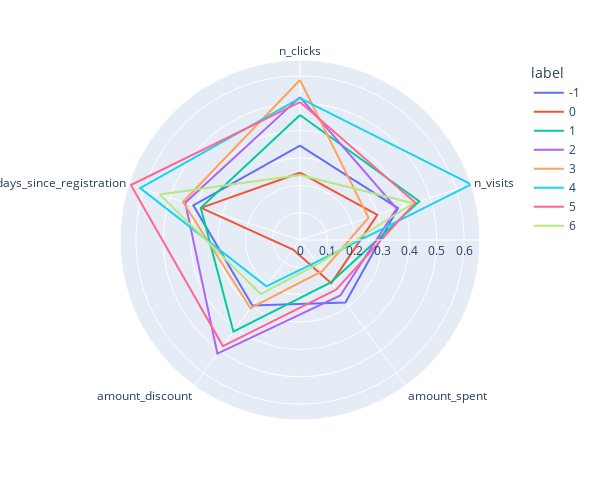
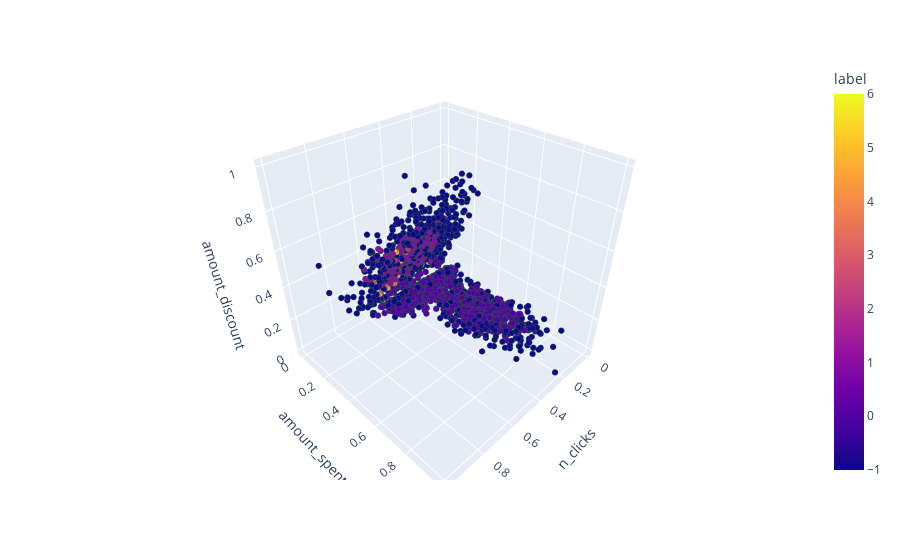

Here is the notebook cell these charts were saved with, in order:
### Markdown cell above
- Density of Point P = number of points within the hypersphere centered at P with radius Epsilon

### Code cell
from sklearn.cluster import DBSCAN
dbscan = DBSCAN(
    eps=0.10,
    min_samples=6,
    metric='euclidean',
    metric_params=None,
    algorithm='auto',
    leaf_size=30,
    p=None,
    n_jobs=None,)

df = pd.read_csv('E-commerce.csv')
df = df.drop(["ID","profile_information"],axis=1)


X = df.copy()
from sklearn.preprocessing import MinMaxScaler

scaler = MinMaxScaler()
scaler.fit(X)
X=scaler.transform(X)



 
dbscan.fit(X)

labels = dbscan.labels_
np.unique(labels)


clusters = pd.DataFrame(X, columns=df.columns)
clusters['label'] = dbscan.labels_



polar = clusters.groupby("label").mean().reset_index()
polar = pd.melt(polar, id_vars=["label"])
import plotly.express as px

fig = px.line_polar(polar,
                    r="value", 
                    theta="variable",
                    color="label", 
                    line_close=True,
                    height=500,
                    width= 600
                       )
fig.show()

import plotly.express as px

fig = px.scatter_3d(clusters,
                    x='n_clicks',
                    y='amount_spent', 
                    z='amount_discount',
                    color='label')
fig.update_traces(marker=dict(size=2,
                              line=dict(width=2,
                                        color='DarkSlateGrey')),
                  selector=dict(mode='markers'))
fig.show()

### Figure 1 — Plotly figure (JSON) as saved in the notebook; plotly's stock layout.template omitted (floating-point values rounded to 4 significant figures)
{"data": [{"hovertemplate": "label=-1<br>value=%{r}<br>variable=%{theta}<extra></extra>", "legendgroup": "-1", "line": {"color": "#636efa", "dash": "solid"}, "marker": {"symbol": "circle"}, "mode": "lines", "name": "-1", "r": [0.3449, 0.3768, 0.2826, 0.2964, 0.4101, 0.3449], "showlegend": true, "subplot": "polar", "theta": ["n_clicks", "n_visits", "amount_spent", "amount_discount", "days_since_registration", "n_clicks"], "type": "scatterpolar"}, {"hovertemplate": "label=0<br>value=%{r}<br>variable=%{theta}<extra></extra>", "legendgroup": "0", "line": {"color": "#EF553B", "dash": "solid"}, "marker": {"symbol": "circle"}, "mode": "lines", "name": "0", "r": [0.246, 0.2973, 0.1949, 0.04332, 0.38, 0.246], "showlegend": true, "subplot": "polar", "theta": ["n_clicks", "n_visits", "amount_spent", "amount_discount", "days_since_registration", "n_clicks"], "type": "scatterpolar"}, {"hovertemplate": "label=1<br>value=%{r}<br>variable=%{theta}<extra></extra>", "legendgroup": "1", "line": {"color": "#00cc96", "dash": "solid"}, "marker": {"symbol": "circle"}, "mode": "lines", "name": "1", "r": [0.4571, 0.4585, 0.1915, 0.4141, 0.3816, 0.4571], "showlegend": true, "subplot": "polar", "theta": ["n_clicks", "n_visits", "amount_spent", "amount_discount", "days_since_registration", "n_clicks"], "type": "scatterpolar"}, {"hovertemplate": "label=2<br>value=%{r}<br>variable=%{theta}<extra></extra>", "legendgroup": "2", "line": {"color": "#ab63fa", "dash": "solid"}, "marker": {"symbol": "circle"}, "mode": "lines", "name": "2", "r": [0.5224, 0.3715, 0.2508, 0.5137, 0.4411, 0.5224], "showlegend": true, "subplot": "polar", "theta": ["n_clicks", "n_visits", "amount_spent", "amount_discount", "days_since_registration", "n_clicks"], "type": "scatterpolar"}, {"hovertemplate": "label=3<br>value=%{r}<br>variable=%{theta}<extra></extra>", "legendgroup": "3", "line": {"color": "#FFA15A", "dash": "solid"}, "marker": {"symbol": "circle"}, "mode": "lines", "name": "3", "r": [0.5848, 0.2635, 0.1401, 0.3082, 0.4498, 0.5848], "showlegend": true, "subplot": "polar", "theta": ["n_clicks", "n_visits", "amount_spent", "amount_discount", "days_since_registration", "n_clicks"], "type": "scatterpolar"}, {"hovertemplate": "label=4<br>value=%{r}<br>variable=%{theta}<extra></extra>", "legendgroup": "4", "line": {"color": "#19d3f3", "dash": "solid"}, "marker": {"symbol": "circle"}, "mode": "lines", "name": "4", "r": [0.5189, 0.6581, 0.09963, 0.2095, 0.6142, 0.5189], "showlegend": true, "subplot": "polar", "theta": ["n_clicks", "n_visits", "amount_spent", "amount_discount", "days_since_registration", "n_clicks"], "type": "scatterpolar"}, {"hovertemplate": "label=5<br>value=%{r}<br>variable=%{theta}<extra></extra>", "legendgroup": "5", "line": {"color": "#FF6692", "dash": "solid"}, "marker": {"symbol": "circle"}, "mode": "lines", "name": "5", "r": [0.5041, 0.4428, 0.2246, 0.4794, 0.65, 0.5041], "showlegend": true, "subplot": "polar", "theta": ["n_clicks", "n_visits", "amount_spent", "amount_discount", "days_since_registration", "n_clicks"], "type": "scatterpolar"}, {"hovertemplate": "label=6<br>value=%{r}<br>variable=%{theta}<extra></extra>", "legendgroup": "6", "line": {"color": "#B6E880", "dash": "solid"}, "marker": {"symbol": "circle"}, "mode": "lines", "name": "6", "r": [0.2375, 0.4351, 0.1093, 0.244, 0.5396, 0.2375], "showlegend": true, "subplot": "polar", "theta": ["n_clicks", "n_visits", "amount_spent", "amount_discount", "days_since_registration", "n_clicks"], "type": "scatterpolar"}], "layout": {"height": 500, "legend": {"title": {"text": "label"}, "tracegroupgap": 0}, "margin": {"t": 60}, "polar": {"angularaxis": {"direction": "clockwise", "rotation": 90}, "domain": {"x": [0, 1], "y": [0, 1]}}, "width": 600}}

### Figure 2 — Plotly figure (JSON) as saved in the notebook; plotly's stock layout.template omitted (floating-point values rounded to 4 significant figures; data arrays with more than 128 entries replaced by an {"elided": "..."} marker saying what was removed)
{"data": [{"hovertemplate": "n_clicks=%{x}<br>amount_spent=%{y}<br>amount_discount=%{z}<br>label=%{marker.color}<extra></extra>", "legendgroup": "", "marker": {"color": {"elided": "2500 int values"}, "coloraxis": "coloraxis", "line": {"color": "DarkSlateGrey", "width": 2}, "size": 2, "symbol": "circle"}, "mode": "markers", "name": "", "scene": "scene", "showlegend": false, "type": "scatter3d", "x": {"elided": "2500 float values"}, "y": {"elided": "2500 float values"}, "z": {"elided": "2500 float values"}}], "layout": {"coloraxis": {"colorbar": {"title": {"text": "label"}}, "colorscale": [[0, "#0d0887"], [0.1111, "#46039f"], [0.2222, "#7201a8"], [0.3333, "#9c179e"], [0.4444, "#bd3786"], [0.5556, "#d8576b"], [0.6667, "#ed7953"], [0.7778, "#fb9f3a"], [0.8889, "#fdca26"], [1, "#f0f921"]]}, "legend": {"tracegroupgap": 0}, "margin": {"t": 60}, "scene": {"domain": {"x": [0, 1], "y": [0, 1]}, "xaxis": {"title": {"text": "n_clicks"}}, "yaxis": {"title": {"text": "amount_spent"}}, "zaxis": {"title": {"text": "amount_discount"}}}}}
